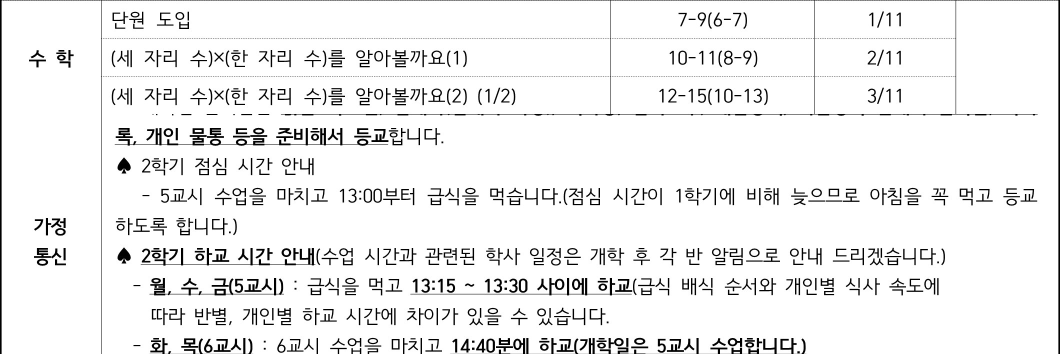
#> input picture school-weekly/2026-08-17/3.jpg, 2119 x 708 px (shown at 1/2 size)
$ python -i school-weekly-ocr-test.py   (imports and definitions only)
#> lines starting #> are read from the running program, lines starting #| are printed output that depends on the picture; after the words box and inside, x2 and y2 are one past the last pixel; in counts of white or black regions, pixels touching at a corner belong together
#!/usr/bin/env python3
"""
주간학습안내 무료 OCR(tesseract) 테스트.

school-weekly-data.json의 한 주(기본: 가장 최근 주) 3~6학년 이미지를 받아
  1) 주간학습계획: '수학'이 적힌 칸을 찾아 그 줄(가로)과 그 열(세로)을 잘라 본다.
  2) 학급별 시간표: 칸마다 글자를 읽어 '몇 반 · 무슨 요일'에 수학이 있는지 뽑아 본다.
결과는 ocr-test/ 폴더(요약 summary.md, 칸별 인식 결과, 표시한 이미지, 자른 이미지)에 저장한다.
GitHub Actions에서는 요약이 실행 화면(Summary)에 바로 나온다.

사용: python3 scripts/school-weekly-ocr-test.py [월요일 날짜 YYYY-MM-DD]
      python3 scripts/school-weekly-ocr-test.py --files 계획.jpg 시간표.jpg   (내려받은 이미지로 바로 시험)
필요: tesseract-ocr, tesseract-ocr-kor, pip install pytesseract pillow numpy scipy
"""
import json
import os
import re
import sys
import urllib.request

import numpy as np
import pytesseract
from PIL import Image, ImageDraw

ROOT = os.path.dirname(os.path.dirname(os.path.abspath(__file__)))
OUT = os.path.join(ROOT, 'ocr-test')
DAYS = ['월', '화', '수', '목', '금']
MATH_RE = re.compile(r'수\s*학')
CLASS_RE = re.compile(r'(\d{1,2})\s*[반받밤발]')  # '반'을 '받' 등으로 잘못 읽는 경우가 많다


# ---------- 표 칸 나누기 ----------

def longest_run(mask_1d):
    """True가 연속으로 이어진 가장 긴 길이"""
    best = cur = 0
    for v in mask_1d:
        cur = cur + 1 if v else 0
        best = max(best, cur)
    return best


def find_lines(dark, axis, min_frac):
    """axis=0: 가로줄(행 번호 목록), axis=1: 세로줄(열 번호 목록). 이어진 줄은 하나로 합친다."""
    arr = dark if axis == 0 else dark.T
    length = arr.shape[1]
    hits = [i for i in range(arr.shape[0]) if arr[i].sum() > length * min_frac and longest_run(arr[i]) > length * min_frac]
    lines, start = [], None
    for k, i in enumerate(hits):
        if start is None:
            start = i
        if k + 1 == len(hits) or hits[k + 1] != i + 1:
            lines.append((start + i) // 2)
            start = None
    return lines


def grid(img):
    g = np.asarray(img.convert('L'))
    dark = g < 150
    rows = find_lines(dark, 0, 0.25)
    cols = find_lines(dark, 1, 0.15)
    return rows, cols


def ocr_cell(img, box, psm=None):
    x0, y0, x1, y1 = box
    pad = max(5, int(min(x1 - x0, y1 - y0) * 0.08))  # 칸 테두리 선이 글자로 읽히지 않게 안쪽만
    if x1 - x0 < 2 * pad + 8 or y1 - y0 < 2 * pad + 8:  # 글자가 들어갈 수 없는 좁은 칸(겹줄 사이 등)
        return ''
    crop = img.crop((x0 + pad, y0 + pad, x1 - pad, y1 - pad)).convert('L')
    a = np.asarray(crop)
    ys, xs = np.nonzero(a < 150)
    if len(ys) < 15:  # 빈 칸
        return ''
    # 글자가 있는 부분만 남기고 흰 여백을 둘러 준다
    crop = crop.crop((xs.min(), ys.min(), xs.max() + 1, ys.max() + 1))
    text_h = crop.height
    s = max(1.0, 48 / max(text_h, 1)) if text_h < 48 else 1.0  # 작은 글자는 키워서 읽는다
    if s > 1:
        crop = crop.resize((max(1, int(crop.width * s)), max(1, int(crop.height * s))), Image.LANCZOS)
    canvas = Image.new('L', (crop.width + 40, crop.height + 40), 255)
    canvas.paste(crop, (20, 20))
    psm = psm or ('7' if text_h * s < 80 else '6')  # 한 줄이면 7, 여러 줄이면 6
    txt = re.sub(r'\s+', ' ', pytesseract.image_to_string(canvas, lang='kor', config=f'--psm {psm}')).strip()
    if crop.width < crop.height * 1.6 and not re.search(r'[가-힣0-9]', txt):
        # 한 글자 칸(요일 등)은 글자 하나로 다시 읽어 본다
        txt = pytesseract.image_to_string(canvas, lang='kor', config='--psm 10').strip()
    return txt


def read_table(img):
    rows, cols = grid(img)
    cells = []
    for r in range(len(rows) - 1):
        for c in range(len(cols) - 1):
            box = (cols[c], rows[r], cols[c + 1], rows[r + 1])
            if box[2] - box[0] < 8 or box[3] - box[1] < 8:
                continue
            cells.append({'r': r, 'c': c, 'box': box, 'text': ocr_cell(img, box)})
    return rows, cols, cells


# [9 lines left out: function cells_markdown, not called in this run]


# ---------- 1) 주간학습계획: 수학 칸 자르기 ----------

NOTICE_RE = re.compile(r'가\s*정|통\s*신')


# [124 lines left out: functions plan_test, table_blocks, merge_lines, block_grid, class_name, ocr_box and 1 more, not called in this run]


SEED = 0.45  # 1단계: 머리줄 '수'(수요일)와 이 이상 닮은 본문 칸을 모아 기준 모양을 만든다
MATCH = 0.6  # 2단계: 기준 모양과 이 이상 닮으면 수학으로 본다


# [142 lines left out: functions timetable_test, annotate, download, main, not called in this run]


# [2 lines not run here, left out]

>>> from PIL import Image
>>> picture = Image.open('../school-weekly/2026-08-17/3.jpg')
#> picture is the input picture: PIL image 2119x708 RGB; min 0, max 255, mean 238.8
>>> result = read_table(picture)
#> in grid, `dark = g < 150`:
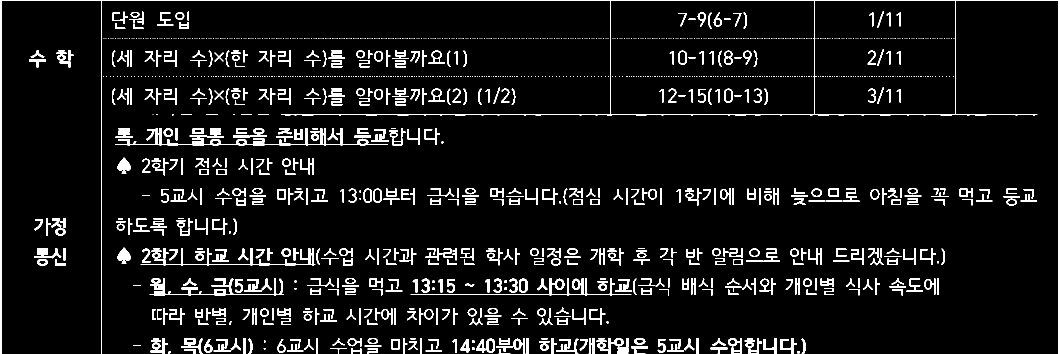
#> dark: shape (708, 2119) bool (shown at 1/2 size); 6.6% white; 1550 white regions (917 under 20 px), largest, box (x1, y1, x2, y2) and area: (0, 0, 2119, 708) 9597, (230, 256, 776, 292) 3009, (821, 556, 1263, 591) 1637
#> the loop in longest_run (call 2), `for v in mask_1d:` made 2119 passes
#> (v, cur, best) on passes 3 to 5: (True, 3, 3), (False, 0, 3), (False, 0, 3)
#> the loop in find_lines, `for k, i in enumerate(hits):` made 3 passes
#> i on passes 1 to 3: 0, 228, 288
#> call 2 of find_lines, with axis = 1, min_frac = 0.15
#> in find_lines (call 2), `arr = dark if axis == 0 else dark.T`:
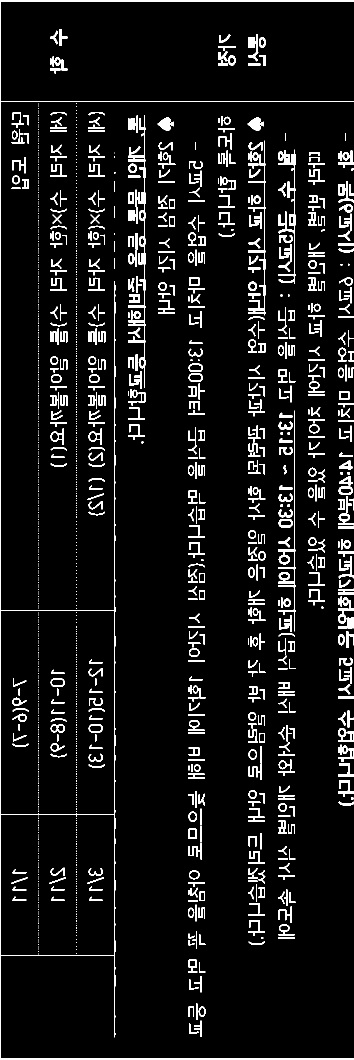
#> arr: shape (2119, 708) bool (shown at 1/2 size); 6.6% white; 1550 white regions (917 under 20 px), largest, box (x1, y1, x2, y2) and area: (0, 0, 708, 2119) 9597, (256, 230, 292, 776) 3009, (556, 821, 591, 1263) 1637
#> the loop in find_lines (call 2), `for k, i in enumerate(hits):` made 10 passes
#> i on passes 1 to 10: 0, 1, 2, 202, 1220, 1628, 1629, 1911, 2117, 2118
#> the loop in read_table, `for r in range(len(rows) - 1):` made 1 pass
#> pass 1, in ocr_cell, `crop = img.crop((x0 + pad, y0 + pad, x1 - pad, y1 - pad)).convert('L')`:
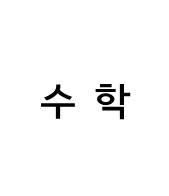
#> crop: PIL image 169x196 L; min 0, max 255, mean 249.2
#> pass 1, in ocr_cell, `crop = crop.crop((xs.min(), ys.min(), xs.max() + 1, ys.max() + 1))`:
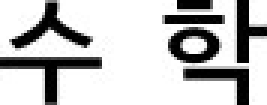
#> crop: PIL image 89x35 L (shown 3 times larger); min 0, max 255, mean 193.7
#> pass 1, in ocr_cell, `crop = crop.resize((max(1, int(crop.width * s)), max(1, int(crop.heigh..`:
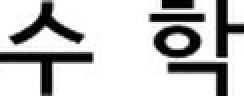
#> crop: PIL image 122x48 L (shown 2 times larger); min 0, max 255, mean 193.8
#> (the run stopped early here; a loop or call above may not have finished)

$ run again, on school-weekly/2026-08-17/6.jpg
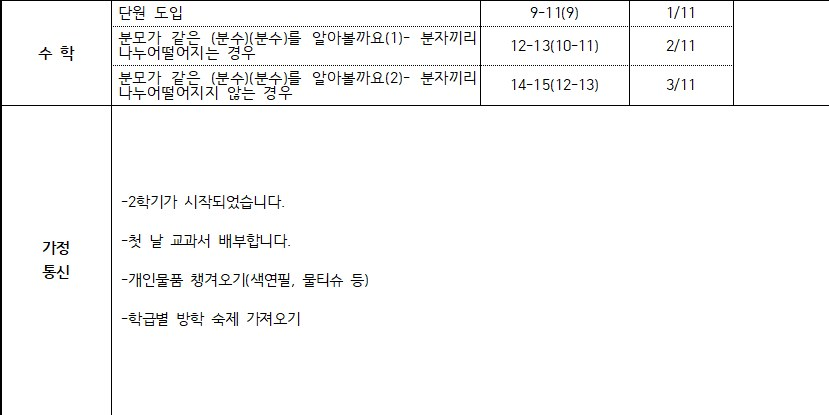
#> input picture school-weekly/2026-08-17/6.jpg, 829 x 415 px
#> picture is the input picture: PIL image 829x415 RGB; mean R, G, B 247.4, 247.4, 247.3
#> in grid, `dark = g < 150`:
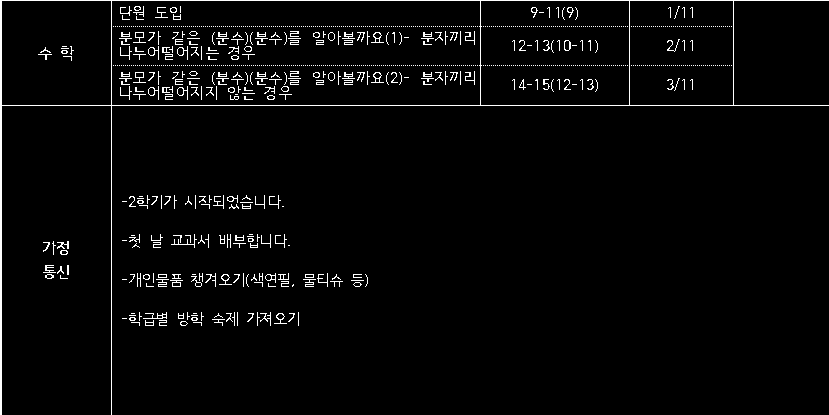
#> dark: shape (415, 829) bool; 3% white in thin lines or dots
#> the loop in longest_run (call 2), `for v in mask_1d:` made 829 passes
#> (cur, best) on passes 1 to 3: (1, 1), (2, 2), (0, 2)
#> hits = [0, 105]
#> the loop in find_lines, `for k, i in enumerate(hits):` made 2 passes
#> i on passes 1 to 2: 0, 105
#> arr: shape (829, 415) bool; 3% white in thin lines or dots
#> the loop in find_lines (call 2), `for k, i in enumerate(hits):` made 6 passes
#> i on passes 1 to 6: 0, 1, 111, 480, 629, 733
#> the loop in read_table, `for r in range(len(rows) - 1):` made 1 pass
#> pass 1, in ocr_cell, `crop = crop.resize((max(1, int(crop.width * s)), max(1, int(crop.heigh..`:
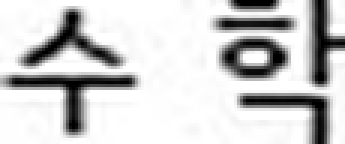
#> crop: PIL image 115x48 L (shown 3 times larger); min 0, max 255, mean 204.6
